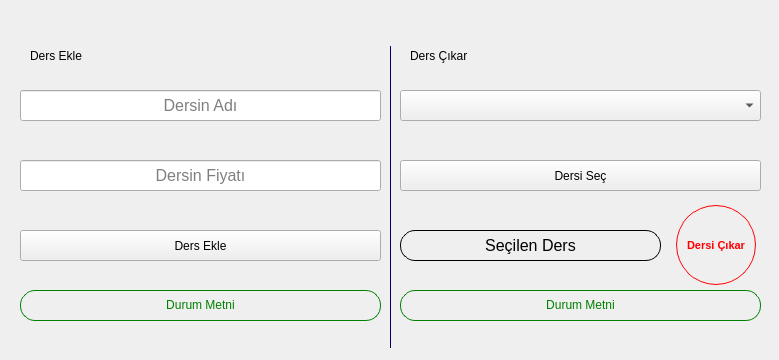
<?xml version="1.0" encoding="UTF-8"?>
<ui version="4.0">
 <class>Form</class>
 <widget class="QWidget" name="Form">
  <property name="geometry">
   <rect>
    <x>0</x>
    <y>0</y>
    <width>779</width>
    <height>360</height>
   </rect>
  </property>
  <property name="windowTitle">
   <string>Dersler</string>
  </property>
  <property name="windowIcon">
   <iconset>
    <normaloff>../assets/mba_logo.ico</normaloff>../assets/mba_logo.ico</iconset>
  </property>
  <widget class="QGraphicsView" name="graphicsView_3">
   <property name="geometry">
    <rect>
     <x>390</x>
     <y>46</y>
     <width>1</width>
     <height>302</height>
    </rect>
   </property>
   <property name="styleSheet">
    <string notr="true">background-color: rgb(0, 0, 127);</string>
   </property>
  </widget>
  <widget class="QLineEdit" name="Ders_adi">
   <property name="geometry">
    <rect>
     <x>20</x>
     <y>90</y>
     <width>361</width>
     <height>31</height>
    </rect>
   </property>
   <property name="font">
    <font>
     <pointsize>12</pointsize>
    </font>
   </property>
   <property name="text">
    <string/>
   </property>
   <property name="alignment">
    <set>Qt::AlignCenter</set>
   </property>
   <property name="placeholderText">
    <string>Dersin Adı</string>
   </property>
   <property name="cursorMoveStyle">
    <enum>Qt::LogicalMoveStyle</enum>
   </property>
   <property name="clearButtonEnabled">
    <bool>false</bool>
   </property>
  </widget>
  <widget class="QPushButton" name="Ekle_Btn">
   <property name="geometry">
    <rect>
     <x>20</x>
     <y>230</y>
     <width>361</width>
     <height>31</height>
    </rect>
   </property>
   <property name="toolTip">
    <string>&lt;html&gt;&lt;head/&gt;&lt;body&gt;&lt;p&gt;&lt;span style=&quot; font-weight:600;&quot;&gt;Fiyat Güncelle&lt;/span&gt;&lt;/p&gt;&lt;/body&gt;&lt;/html&gt;</string>
   </property>
   <property name="whatsThis">
    <string>&lt;html&gt;&lt;head/&gt;&lt;body&gt;&lt;p&gt;&lt;span style=&quot; font-weight:600;&quot;&gt;Fiyat Güncelle&lt;/span&gt;&lt;/p&gt;&lt;/body&gt;&lt;/html&gt;</string>
   </property>
   <property name="text">
    <string>Ders Ekle</string>
   </property>
  </widget>
  <widget class="QComboBox" name="Dersler_Box">
   <property name="geometry">
    <rect>
     <x>400</x>
     <y>90</y>
     <width>361</width>
     <height>31</height>
    </rect>
   </property>
  </widget>
  <widget class="QPushButton" name="Sec_Btn">
   <property name="geometry">
    <rect>
     <x>400</x>
     <y>160</y>
     <width>361</width>
     <height>31</height>
    </rect>
   </property>
   <property name="toolTip">
    <string>&lt;html&gt;&lt;head/&gt;&lt;body&gt;&lt;p&gt;&lt;span style=&quot; font-weight:600;&quot;&gt;Fiyat Güncelle&lt;/span&gt;&lt;/p&gt;&lt;/body&gt;&lt;/html&gt;</string>
   </property>
   <property name="whatsThis">
    <string>&lt;html&gt;&lt;head/&gt;&lt;body&gt;&lt;p&gt;&lt;span style=&quot; font-weight:600;&quot;&gt;Fiyat Güncelle&lt;/span&gt;&lt;/p&gt;&lt;/body&gt;&lt;/html&gt;</string>
   </property>
   <property name="text">
    <string>Dersi Seç</string>
   </property>
  </widget>
  <widget class="QLineEdit" name="Ders_fiyati">
   <property name="geometry">
    <rect>
     <x>20</x>
     <y>160</y>
     <width>361</width>
     <height>31</height>
    </rect>
   </property>
   <property name="font">
    <font>
     <pointsize>12</pointsize>
    </font>
   </property>
   <property name="text">
    <string/>
   </property>
   <property name="alignment">
    <set>Qt::AlignCenter</set>
   </property>
   <property name="placeholderText">
    <string>Dersin Fiyatı</string>
   </property>
   <property name="cursorMoveStyle">
    <enum>Qt::LogicalMoveStyle</enum>
   </property>
   <property name="clearButtonEnabled">
    <bool>false</bool>
   </property>
  </widget>
  <widget class="QLabel" name="Secilen_Text">
   <property name="geometry">
    <rect>
     <x>400</x>
     <y>230</y>
     <width>261</width>
     <height>31</height>
    </rect>
   </property>
   <property name="styleSheet">
    <string notr="true">border: 1px solid black; border-radius: 15px; color</string>
   </property>
   <property name="text">
    <string>&lt;html&gt;&lt;head/&gt;&lt;body&gt;&lt;p&gt;&lt;span style=&quot; font-size:12pt;&quot;&gt;Seçilen Ders&lt;/span&gt;&lt;/p&gt;&lt;/body&gt;&lt;/html&gt;</string>
   </property>
   <property name="alignment">
    <set>Qt::AlignCenter</set>
   </property>
  </widget>
  <widget class="QPushButton" name="Cikar_Btn">
   <property name="geometry">
    <rect>
     <x>676</x>
     <y>205</y>
     <width>80</width>
     <height>80</height>
    </rect>
   </property>
   <property name="font">
    <font>
     <pointsize>8</pointsize>
     <bold>true</bold>
    </font>
   </property>
   <property name="cursor">
    <cursorShape>CrossCursor</cursorShape>
   </property>
   <property name="toolTip">
    <string>&lt;html&gt;&lt;head/&gt;&lt;body&gt;&lt;p&gt;&lt;span style=&quot; font-weight:600;&quot;&gt;Dersi Çıkar&lt;/span&gt;&lt;/p&gt;&lt;/body&gt;&lt;/html&gt;</string>
   </property>
   <property name="whatsThis">
    <string>&lt;html&gt;&lt;head/&gt;&lt;body&gt;&lt;p&gt;&lt;span style=&quot; font-weight:600;&quot;&gt;Fiyat Güncelle&lt;/span&gt;&lt;/p&gt;&lt;/body&gt;&lt;/html&gt;</string>
   </property>
   <property name="styleSheet">
    <string notr="true">border: 1px solid red; color: red; border-radius: 40px;</string>
   </property>
   <property name="text">
    <string>Dersi Çıkar</string>
   </property>
  </widget>
  <widget class="QLabel" name="Durum_Metni">
   <property name="geometry">
    <rect>
     <x>20</x>
     <y>290</y>
     <width>361</width>
     <height>31</height>
    </rect>
   </property>
   <property name="styleSheet">
    <string notr="true">border: 1px solid green; border-radius: 15px;color: green;</string>
   </property>
   <property name="text">
    <string>&lt;html&gt;&lt;head/&gt;&lt;body&gt;&lt;p&gt;Durum Metni&lt;/p&gt;&lt;/body&gt;&lt;/html&gt;</string>
   </property>
   <property name="alignment">
    <set>Qt::AlignCenter</set>
   </property>
  </widget>
  <widget class="QLabel" name="Durum_Metni_2">
   <property name="geometry">
    <rect>
     <x>400</x>
     <y>290</y>
     <width>361</width>
     <height>31</height>
    </rect>
   </property>
   <property name="styleSheet">
    <string notr="true">border: 1px solid green; border-radius: 15px;color: green;</string>
   </property>
   <property name="text">
    <string>&lt;html&gt;&lt;head/&gt;&lt;body&gt;&lt;p&gt;Durum Metni&lt;/p&gt;&lt;/body&gt;&lt;/html&gt;</string>
   </property>
   <property name="alignment">
    <set>Qt::AlignCenter</set>
   </property>
  </widget>
  <widget class="QLabel" name="label">
   <property name="geometry">
    <rect>
     <x>30</x>
     <y>46</y>
     <width>111</width>
     <height>20</height>
    </rect>
   </property>
   <property name="text">
    <string>Ders Ekle</string>
   </property>
  </widget>
  <widget class="QLabel" name="label_2">
   <property name="geometry">
    <rect>
     <x>410</x>
     <y>46</y>
     <width>111</width>
     <height>20</height>
    </rect>
   </property>
   <property name="text">
    <string>Ders Çıkar</string>
   </property>
  </widget>
 </widget>
 <resources/>
 <connections/>
</ui>
